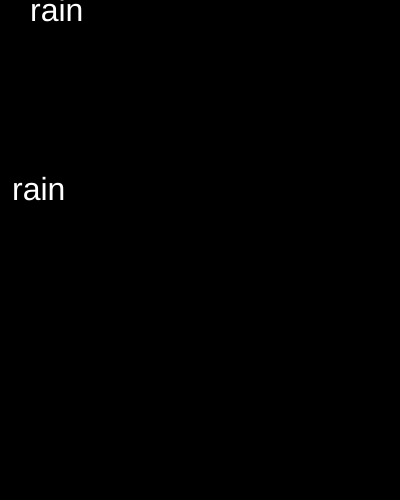
Frame 1 (no input)
Frame 60 (no input): identical to frame 1, image omitted
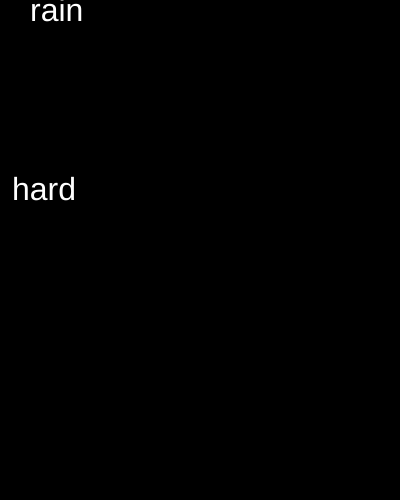
Frame 120 (the mouse pressed at the canvas centre since frame 60)

The p5.js sketch that drew these frames (run headless with seeded random() and noise() and a simulated clock; from frame 60 on, the mouse is pressed at the canvas centre):

// p5.js sketch
// ── sketch.js
var words = [ "rain", "hard", "sand", "tomoorw"];

var num = 23;
var index = 0; 


function setup() {
  createCanvas(400, 500);
}

function draw() {
  background(0);
  fill(255);
  textSize(32);
  text("rain", 30, 21);
  text(words[index], 12, 200);
}

function mousePressed(){
  index = index + 1; 
}
